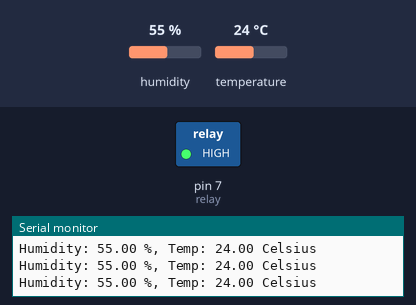
Recording of a sketch running on a simulated Arduino Uno, built with avr-gcc and run on an emulated ATmega328P. Parts: switched loads named in the sketch (green lamp = pin HIGH), the last lines printed to the serial monitor. Inputs (shaded band) come from the test bench; at power-on: temperature 24 °C, humidity 55 %.

Above: at 2.8 s.
2.9 s: temperature set to 37.5 °C
8.9 s: temperature set to 38.7 °C
At 10.8 s:
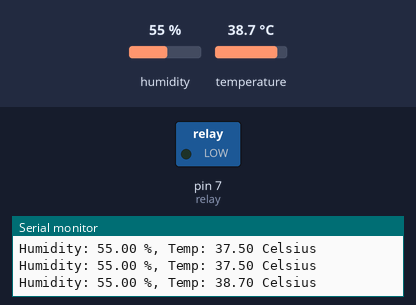
11.6 s: temperature set to 37.3 °C
17.6 s: temperature set to 36.4 °C
At 19.5 s:
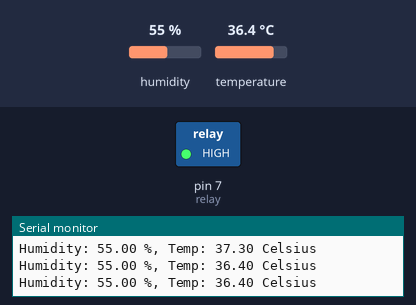
20.3 s: temperature set to 41 °C
At 23.1 s:
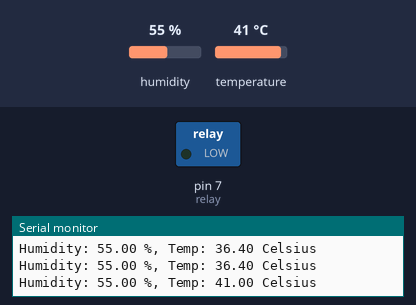
Timing chart, 0 to 24.6 s (numbered marks = the images above; inputs shaded):
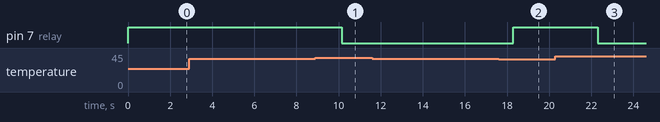

The sketch:

Code.ino
```cpp
#include <DHT.h>;

#define DHTPIN 2       // what pin we're connected to
#define DHTTYPE DHT22     // DHT 22  (AM2302)
DHT dht(DHTPIN, DHTTYPE); // Initialize DHT sensor for normal 16mhz Arduino

int chk;
float hum;      //Stores humidity value
float temp;     //Stores temperature value
int relay = 7;
void setup()
{
  Serial.begin(9600);
  pinMode(relay, OUTPUT);
  dht.begin();
}

void loop() {

  hum = dht.readHumidity();
  temp = dht.readTemperature();
  Serial.print("Humidity: ");
  Serial.print(hum);
  Serial.print(" %, Temp: ");
  Serial.print(temp);
  Serial.println(" Celsius");
  if (temp < 37)
  {
  digitalWrite(relay, HIGH);
  delay(1000);
  }
  else if (temp > 38)
  {
  digitalWrite(relay, LOW);
  delay(1000);
  }
}  
```

Measured:
- the behaviour switches between 38 and 38.1 °C on temperature (found by bisection; images 0 and 1)
- the behaviour switches between 37 and 36.9 °C on temperature (found by bisection; images 1 and 2)
- after the input at 8.9 s, pin 7 (relay): HIGH → LOW after 1.3 s
- after the input at 17.6 s, pin 7 (relay): LOW → HIGH after 0.69 s
- after the input at 20.3 s, pin 7 (relay): HIGH → LOW after 2.0 s
